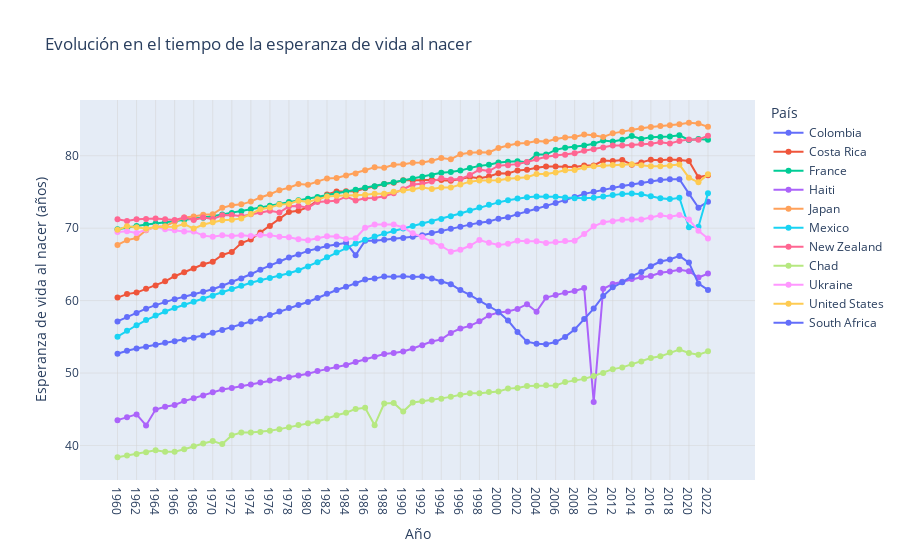

Write notebook code for a chart like this one.
### Code cell
# Creación del gráfico de líneas
fig = px.line(
    datos_largos,
    x='Year',
    y='Life Expectancy',
    color='Country Name',
    markers=True,
    title='Evolución en el tiempo de la esperanza de vida al nacer',    
    labels={
        'Year': 'Año',
        'Life Expectancy': 'Esperanza de vida al nacer (años)',
        'Country Name': 'País'
    },
    hover_data={
        'Country Name': True,      # para mostrar la columna NAME
        'Year': True,              # formato con dos decimales y separador de miles
        'Life Expectancy': ':.2f', # formato con dos decimales
    }    
)

# Atributos globales de la figura
fig.update_layout(
    legend_title_text='País',
    xaxis=dict(showgrid=True, gridwidth=0.5, gridcolor='lightgray'),
    yaxis=dict(showgrid=True, gridwidth=0.5, gridcolor='lightgray')    
)

# Despliegue del gráfico
fig.show()

### Figure 1 — Plotly figure (JSON) as saved in the notebook; plotly's stock layout.template omitted (floating-point values rounded to 4 significant figures)
{"data": [{"customdata": [["Colombia"], ["Colombia"], ["Colombia"], ["Colombia"], ["Colombia"], ["Colombia"], ["Colombia"], ["Colombia"], ["Colombia"], ["Colombia"], ["Colombia"], ["Colombia"], ["Colombia"], ["Colombia"], ["Colombia"], ["Colombia"], ["Colombia"], ["Colombia"], ["Colombia"], ["Colombia"], ["Colombia"], ["Colombia"], ["Colombia"], ["Colombia"], ["Colombia"], ["Colombia"], ["Colombia"], ["Colombia"], ["Colombia"], ["Colombia"], ["Colombia"], ["Colombia"], ["Colombia"], ["Colombia"], ["Colombia"], ["Colombia"], ["Colombia"], ["Colombia"], ["Colombia"], ["Colombia"], ["Colombia"], ["Colombia"], ["Colombia"], ["Colombia"], ["Colombia"], ["Colombia"], ["Colombia"], ["Colombia"], ["Colombia"], ["Colombia"], ["Colombia"], ["Colombia"], ["Colombia"], ["Colombia"], ["Colombia"], ["Colombia"], ["Colombia"], ["Colombia"], ["Colombia"], ["Colombia"], ["Colombia"], ["Colombia"], ["Colombia"], ["Colombia"]], "hovertemplate": "País=%{customdata[0]}<br>Año=%{x}<br>Esperanza de vida al nacer (años)=%{y:.2f}<extra></extra>", "legendgroup": "Colombia", "line": {"color": "#636efa", "dash": "solid"}, "marker": {"symbol": "circle"}, "mode": "lines+markers", "name": "Colombia", "orientation": "v", "showlegend": true, "type": "scatter", "x": ["1960", "1961", "1962", "1963", "1964", "1965", "1966", "1967", "1968", "1969", "1970", "1971", "1972", "1973", "1974", "1975", "1976", "1977", "1978", "1979", "1980", "1981", "1982", "1983", "1984", "1985", "1986", "1987", "1988", "1989", "1990", "1991", "1992", "1993", "1994", "1995", "1996", "1997", "1998", "1999", "2000", "2001", "2002", "2003", "2004", "2005", "2006", "2007", "2008", "2009", "2010", "2011", "2012", "2013", "2014", "2015", "2016", "2017", "2018", "2019", "2020", "2021", "2022", "2023"], "xaxis": "x", "y": [57.13, 57.73, 58.3, 58.89, 59.38, 59.81, 60.2, 60.53, 60.87, 61.22, 61.57, 62.05, 62.57, 63.06, 63.64, 64.27, 64.84, 65.42, 65.95, 66.38, 66.87, 67.2, 67.53, 67.75, 67.98, 66.28, 68.26, 68.27, 68.39, 68.53, 68.64, 68.81, 69.04, 69.34, 69.61, 69.93, 70.19, 70.49, 70.74, 70.93, 71.32, 71.5, 71.94, 72.36, 72.69, 73.08, 73.47, 73.84, 74.3, 74.74, 75.03, 75.32, 75.6, 75.83, 76.04, 76.26, 76.47, 76.65, 76.75, 76.75, 74.77, 72.83, 73.66, null], "yaxis": "y"}, {"customdata": [["Costa Rica"], ["Costa Rica"], ["Costa Rica"], ["Costa Rica"], ["Costa Rica"], ["Costa Rica"], ["Costa Rica"], ["Costa Rica"], ["Costa Rica"], ["Costa Rica"], ["Costa Rica"], ["Costa Rica"], ["Costa Rica"], ["Costa Rica"], ["Costa Rica"], ["Costa Rica"], ["Costa Rica"], ["Costa Rica"], ["Costa Rica"], ["Costa Rica"], ["Costa Rica"], ["Costa Rica"], ["Costa Rica"], ["Costa Rica"], ["Costa Rica"], ["Costa Rica"], ["Costa Rica"], ["Costa Rica"], ["Costa Rica"], ["Costa Rica"], ["Costa Rica"], ["Costa Rica"], ["Costa Rica"], ["Costa Rica"], ["Costa Rica"], ["Costa Rica"], ["Costa Rica"], ["Costa Rica"], ["Costa Rica"], ["Costa Rica"], ["Costa Rica"], ["Costa Rica"], ["Costa Rica"], ["Costa Rica"], ["Costa Rica"], ["Costa Rica"], ["Costa Rica"], ["Costa Rica"], ["Costa Rica"], ["Costa Rica"], ["Costa Rica"], ["Costa Rica"], ["Costa Rica"], ["Costa Rica"], ["Costa Rica"], ["Costa Rica"], ["Costa Rica"], ["Costa Rica"], ["Costa Rica"], ["Costa Rica"], ["Costa Rica"], ["Costa Rica"], ["Costa Rica"], ["Costa Rica"]], "hovertemplate": "País=%{customdata[0]}<br>Año=%{x}<br>Esperanza de vida al nacer (años)=%{y:.2f}<extra></extra>", "legendgroup": "Costa Rica", "line": {"color": "#EF553B", "dash": "solid"}, "marker": {"symbol": "circle"}, "mode": "lines+markers", "name": "Costa Rica", "orientation": "v", "showlegend": true, "type": "scatter", "x": ["1960", "1961", "1962", "1963", "1964", "1965", "1966", "1967", "1968", "1969", "1970", "1971", "1972", "1973", "1974", "1975", "1976", "1977", "1978", "1979", "1980", "1981", "1982", "1983", "1984", "1985", "1986", "1987", "1988", "1989", "1990", "1991", "1992", "1993", "1994", "1995", "1996", "1997", "1998", "1999", "2000", "2001", "2002", "2003", "2004", "2005", "2006", "2007", "2008", "2009", "2010", "2011", "2012", "2013", "2014", "2015", "2016", "2017", "2018", "2019", "2020", "2021", "2022", "2023"], "xaxis": "x", "y": [60.41, 60.9, 61.11, 61.62, 62.08, 62.66, 63.37, 63.92, 64.43, 65.02, 65.36, 66.3, 66.72, 67.95, 68.45, 69.4, 70.29, 71.29, 72.24, 72.42, 72.9, 73.8, 74.65, 75.08, 75.09, 75.11, 75.5, 75.74, 76.11, 76.26, 76.63, 76.59, 76.63, 76.7, 76.67, 76.55, 76.8, 77.07, 76.9, 77.14, 77.59, 77.55, 77.98, 78.07, 78.33, 78.5, 78.51, 78.46, 78.44, 78.67, 78.67, 79.35, 79.28, 79.4, 78.77, 79.09, 79.46, 79.38, 79.48, 79.43, 79.28, 77.02, 77.32, null], "yaxis": "y"}, {"customdata": [["France"], ["France"], ["France"], ["France"], ["France"], ["France"], ["France"], ["France"], ["France"], ["France"], ["France"], ["France"], ["France"], ["France"], ["France"], ["France"], ["France"], ["France"], ["France"], ["France"], ["France"], ["France"], ["France"], ["France"], ["France"], ["France"], ["France"], ["France"], ["France"], ["France"], ["France"], ["France"], ["France"], ["France"], ["France"], ["France"], ["France"], ["France"], ["France"], ["France"], ["France"], ["France"], ["France"], ["France"], ["France"], ["France"], ["France"], ["France"], ["France"], ["France"], ["France"], ["France"], ["France"], ["France"], ["France"], ["France"], ["France"], ["France"], ["France"], ["France"], ["France"], ["France"], ["France"], ["France"]], "hovertemplate": "País=%{customdata[0]}<br>Año=%{x}<br>Esperanza de vida al nacer (años)=%{y:.2f}<extra></extra>", "legendgroup": "France", "line": {"color": "#00cc96", "dash": "solid"}, "marker": {"symbol": "circle"}, "mode": "lines+markers", "name": "France", "orientation": "v", "showlegend": true, "type": "scatter", "x": ["1960", "1961", "1962", "1963", "1964", "1965", "1966", "1967", "1968", "1969", "1970", "1971", "1972", "1973", "1974", "1975", "1976", "1977", "1978", "1979", "1980", "1981", "1982", "1983", "1984", "1985", "1986", "1987", "1988", "1989", "1990", "1991", "1992", "1993", "1994", "1995", "1996", "1997", "1998", "1999", "2000", "2001", "2002", "2003", "2004", "2005", "2006", "2007", "2008", "2009", "2010", "2011", "2012", "2013", "2014", "2015", "2016", "2017", "2018", "2019", "2020", "2021", "2022", "2023"], "xaxis": "x", "y": [69.87, 70.12, 70.31, 70.51, 70.66, 70.81, 70.96, 71.16, 71.31, 71.46, 71.66, 71.91, 72.11, 72.36, 72.6, 72.85, 73.1, 73.35, 73.6, 73.85, 74.05, 74.3, 74.5, 74.8, 75, 75.3, 75.6, 75.8, 76.1, 76.35, 76.6, 76.85, 77.1, 77.3, 77.65, 77.75, 77.95, 78.3, 78.6, 78.76, 79.06, 79.16, 79.26, 79.11, 80.16, 80.16, 80.81, 81.11, 81.21, 81.41, 81.66, 82.11, 81.97, 82.22, 82.72, 82.32, 82.57, 82.58, 82.68, 82.83, 82.18, 82.32, 82.23, null], "yaxis": "y"}, {"customdata": [["Haiti"], ["Haiti"], ["Haiti"], ["Haiti"], ["Haiti"], ["Haiti"], ["Haiti"], ["Haiti"], ["Haiti"], ["Haiti"], ["Haiti"], ["Haiti"], ["Haiti"], ["Haiti"], ["Haiti"], ["Haiti"], ["Haiti"], ["Haiti"], ["Haiti"], ["Haiti"], ["Haiti"], ["Haiti"], ["Haiti"], ["Haiti"], ["Haiti"], ["Haiti"], ["Haiti"], ["Haiti"], ["Haiti"], ["Haiti"], ["Haiti"], ["Haiti"], ["Haiti"], ["Haiti"], ["Haiti"], ["Haiti"], ["Haiti"], ["Haiti"], ["Haiti"], ["Haiti"], ["Haiti"], ["Haiti"], ["Haiti"], ["Haiti"], ["Haiti"], ["Haiti"], ["Haiti"], ["Haiti"], ["Haiti"], ["Haiti"], ["Haiti"], ["Haiti"], ["Haiti"], ["Haiti"], ["Haiti"], ["Haiti"], ["Haiti"], ["Haiti"], ["Haiti"], ["Haiti"], ["Haiti"], ["Haiti"], ["Haiti"], ["Haiti"]], "hovertemplate": "País=%{customdata[0]}<br>Año=%{x}<br>Esperanza de vida al nacer (años)=%{y:.2f}<extra></extra>", "legendgroup": "Haiti", "line": {"color": "#ab63fa", "dash": "solid"}, "marker": {"symbol": "circle"}, "mode": "lines+markers", "name": "Haiti", "orientation": "v", "showlegend": true, "type": "scatter", "x": ["1960", "1961", "1962", "1963", "1964", "1965", "1966", "1967", "1968", "1969", "1970", "1971", "1972", "1973", "1974", "1975", "1976", "1977", "1978", "1979", "1980", "1981", "1982", "1983", "1984", "1985", "1986", "1987", "1988", "1989", "1990", "1991", "1992", "1993", "1994", "1995", "1996", "1997", "1998", "1999", "2000", "2001", "2002", "2003", "2004", "2005", "2006", "2007", "2008", "2009", "2010", "2011", "2012", "2013", "2014", "2015", "2016", "2017", "2018", "2019", "2020", "2021", "2022", "2023"], "xaxis": "x", "y": [43.5, 43.91, 44.29, 42.77, 44.97, 45.35, 45.59, 46.12, 46.51, 46.91, 47.34, 47.72, 47.95, 48.21, 48.42, 48.68, 48.96, 49.21, 49.43, 49.67, 49.9, 50.27, 50.55, 50.87, 51.12, 51.52, 51.88, 52.24, 52.63, 52.76, 52.98, 53.39, 53.84, 54.35, 54.65, 55.55, 56.15, 56.52, 57.13, 57.96, 58.37, 58.49, 58.85, 59.51, 58.48, 60.41, 60.76, 61.1, 61.33, 61.74, 46.02, 61.62, 62.29, 62.6, 62.99, 63.24, 63.39, 63.85, 64.02, 64.25, 64.05, 63.19, 63.73, null], "yaxis": "y"}, {"customdata": [["Japan"], ["Japan"], ["Japan"], ["Japan"], ["Japan"], ["Japan"], ["Japan"], ["Japan"], ["Japan"], ["Japan"], ["Japan"], ["Japan"], ["Japan"], ["Japan"], ["Japan"], ["Japan"], ["Japan"], ["Japan"], ["Japan"], ["Japan"], ["Japan"], ["Japan"], ["Japan"], ["Japan"], ["Japan"], ["Japan"], ["Japan"], ["Japan"], ["Japan"], ["Japan"], ["Japan"], ["Japan"], ["Japan"], ["Japan"], ["Japan"], ["Japan"], ["Japan"], ["Japan"], ["Japan"], ["Japan"], ["Japan"], ["Japan"], ["Japan"], ["Japan"], ["Japan"], ["Japan"], ["Japan"], ["Japan"], ["Japan"], ["Japan"], ["Japan"], ["Japan"], ["Japan"], ["Japan"], ["Japan"], ["Japan"], ["Japan"], ["Japan"], ["Japan"], ["Japan"], ["Japan"], ["Japan"], ["Japan"], ["Japan"]], "hovertemplate": "País=%{customdata[0]}<br>Año=%{x}<br>Esperanza de vida al nacer (años)=%{y:.2f}<extra></extra>", "legendgroup": "Japan", "line": {"color": "#FFA15A", "dash": "solid"}, "marker": {"symbol": "circle"}, "mode": "lines+markers", "name": "Japan", "orientation": "v", "showlegend": true, "type": "scatter", "x": ["1960", "1961", "1962", "1963", "1964", "1965", "1966", "1967", "1968", "1969", "1970", "1971", "1972", "1973", "1974", "1975", "1976", "1977", "1978", "1979", "1980", "1981", "1982", "1983", "1984", "1985", "1986", "1987", "1988", "1989", "1990", "1991", "1992", "1993", "1994", "1995", "1996", "1997", "1998", "1999", "2000", "2001", "2002", "2003", "2004", "2005", "2006", "2007", "2008", "2009", "2010", "2011", "2012", "2013", "2014", "2015", "2016", "2017", "2018", "2019", "2020", "2021", "2022", "2023"], "xaxis": "x", "y": [67.7, 68.35, 68.63, 69.71, 70.21, 70.27, 70.92, 71.47, 71.61, 71.86, 71.92, 72.81, 73.15, 73.3, 73.67, 74.25, 74.69, 75.26, 75.58, 76.11, 75.99, 76.39, 76.87, 76.92, 77.29, 77.56, 78.01, 78.43, 78.35, 78.77, 78.84, 79.04, 79.08, 79.3, 79.7, 79.54, 80.22, 80.42, 80.5, 80.46, 81.08, 81.42, 81.69, 81.76, 82.03, 81.96, 82.32, 82.51, 82.59, 82.93, 82.84, 82.59, 83.1, 83.33, 83.59, 83.79, 83.98, 84.1, 84.21, 84.36, 84.56, 84.45, 84.0, null], "yaxis": "y"}, {"customdata": [["Mexico"], ["Mexico"], ["Mexico"], ["Mexico"], ["Mexico"], ["Mexico"], ["Mexico"], ["Mexico"], ["Mexico"], ["Mexico"], ["Mexico"], ["Mexico"], ["Mexico"], ["Mexico"], ["Mexico"], ["Mexico"], ["Mexico"], ["Mexico"], ["Mexico"], ["Mexico"], ["Mexico"], ["Mexico"], ["Mexico"], ["Mexico"], ["Mexico"], ["Mexico"], ["Mexico"], ["Mexico"], ["Mexico"], ["Mexico"], ["Mexico"], ["Mexico"], ["Mexico"], ["Mexico"], ["Mexico"], ["Mexico"], ["Mexico"], ["Mexico"], ["Mexico"], ["Mexico"], ["Mexico"], ["Mexico"], ["Mexico"], ["Mexico"], ["Mexico"], ["Mexico"], ["Mexico"], ["Mexico"], ["Mexico"], ["Mexico"], ["Mexico"], ["Mexico"], ["Mexico"], ["Mexico"], ["Mexico"], ["Mexico"], ["Mexico"], ["Mexico"], ["Mexico"], ["Mexico"], ["Mexico"], ["Mexico"], ["Mexico"], ["Mexico"]], "hovertemplate": "País=%{customdata[0]}<br>Año=%{x}<br>Esperanza de vida al nacer (años)=%{y:.2f}<extra></extra>", "legendgroup": "Mexico", "line": {"color": "#19d3f3", "dash": "solid"}, "marker": {"symbol": "circle"}, "mode": "lines+markers", "name": "Mexico", "orientation": "v", "showlegend": true, "type": "scatter", "x": ["1960", "1961", "1962", "1963", "1964", "1965", "1966", "1967", "1968", "1969", "1970", "1971", "1972", "1973", "1974", "1975", "1976", "1977", "1978", "1979", "1980", "1981", "1982", "1983", "1984", "1985", "1986", "1987", "1988", "1989", "1990", "1991", "1992", "1993", "1994", "1995", "1996", "1997", "1998", "1999", "2000", "2001", "2002", "2003", "2004", "2005", "2006", "2007", "2008", "2009", "2010", "2011", "2012", "2013", "2014", "2015", "2016", "2017", "2018", "2019", "2020", "2021", "2022", "2023"], "xaxis": "x", "y": [55.02, 55.83, 56.6, 57.31, 57.95, 58.5, 58.98, 59.42, 59.84, 60.25, 60.69, 61.16, 61.61, 62.05, 62.46, 62.81, 63.12, 63.43, 63.78, 64.19, 64.7, 65.31, 65.97, 66.64, 67.29, 67.87, 68.39, 68.84, 69.25, 69.62, 69.97, 70.3, 70.62, 70.94, 71.28, 71.65, 72.04, 72.44, 72.84, 73.22, 73.57, 73.87, 74.11, 74.27, 74.37, 74.38, 74.33, 74.24, 74.15, 74.12, 74.19, 74.36, 74.57, 74.74, 74.8, 74.68, 74.41, 74.14, 74.02, 74.2, 70.13, 70.21, 74.83, null], "yaxis": "y"}, {"customdata": [["New Zealand"], ["New Zealand"], ["New Zealand"], ["New Zealand"], ["New Zealand"], ["New Zealand"], ["New Zealand"], ["New Zealand"], ["New Zealand"], ["New Zealand"], ["New Zealand"], ["New Zealand"], ["New Zealand"], ["New Zealand"], ["New Zealand"], ["New Zealand"], ["New Zealand"], ["New Zealand"], ["New Zealand"], ["New Zealand"], ["New Zealand"], ["New Zealand"], ["New Zealand"], ["New Zealand"], ["New Zealand"], ["New Zealand"], ["New Zealand"], ["New Zealand"], ["New Zealand"], ["New Zealand"], ["New Zealand"], ["New Zealand"], ["New Zealand"], ["New Zealand"], ["New Zealand"], ["New Zealand"], ["New Zealand"], ["New Zealand"], ["New Zealand"], ["New Zealand"], ["New Zealand"], ["New Zealand"], ["New Zealand"], ["New Zealand"], ["New Zealand"], ["New Zealand"], ["New Zealand"], ["New Zealand"], ["New Zealand"], ["New Zealand"], ["New Zealand"], ["New Zealand"], ["New Zealand"], ["New Zealand"], ["New Zealand"], ["New Zealand"], ["New Zealand"], ["New Zealand"], ["New Zealand"], ["New Zealand"], ["New Zealand"], ["New Zealand"], ["New Zealand"], ["New Zealand"]], "hovertemplate": "País=%{customdata[0]}<br>Año=%{x}<br>Esperanza de vida al nacer (años)=%{y:.2f}<extra></extra>", "legendgroup": "New Zealand", "line": {"color": "#FF6692", "dash": "solid"}, "marker": {"symbol": "circle"}, "mode": "lines+markers", "name": "New Zealand", "orientation": "v", "showlegend": true, "type": "scatter", "x": ["1960", "1961", "1962", "1963", "1964", "1965", "1966", "1967", "1968", "1969", "1970", "1971", "1972", "1973", "1974", "1975", "1976", "1977", "1978", "1979", "1980", "1981", "1982", "1983", "1984", "1985", "1986", "1987", "1988", "1989", "1990", "1991", "1992", "1993", "1994", "1995", "1996", "1997", "1998", "1999", "2000", "2001", "2002", "2003", "2004", "2005", "2006", "2007", "2008", "2009", "2010", "2011", "2012", "2013", "2014", "2015", "2016", "2017", "2018", "2019", "2020", "2021", "2022", "2023"], "xaxis": "x", "y": [71.24, 70.99, 71.23, 71.28, 71.33, 71.23, 71.12, 71.47, 71.12, 71.47, 71.27, 71.77, 71.83, 71.67, 71.92, 72.22, 72.42, 72.17, 73.02, 73.07, 72.83, 73.62, 73.72, 73.78, 74.37, 73.83, 74.12, 74.18, 74.42, 74.82, 75.38, 76.03, 76.12, 76.43, 76.88, 76.73, 76.79, 77.33, 78.09, 77.89, 78.64, 78.69, 78.85, 79.15, 79.55, 79.85, 80.05, 80.15, 80.35, 80.7, 80.9, 81.16, 81.41, 81.4, 81.46, 81.61, 81.66, 81.86, 81.71, 82.06, 82.26, 82.21, 82.76, null], "yaxis": "y"}, {"customdata": [["Chad"], ["Chad"], ["Chad"], ["Chad"], ["Chad"], ["Chad"], ["Chad"], ["Chad"], ["Chad"], ["Chad"], ["Chad"], ["Chad"], ["Chad"], ["Chad"], ["Chad"], ["Chad"], ["Chad"], ["Chad"], ["Chad"], ["Chad"], ["Chad"], ["Chad"], ["Chad"], ["Chad"], ["Chad"], ["Chad"], ["Chad"], ["Chad"], ["Chad"], ["Chad"], ["Chad"], ["Chad"], ["Chad"], ["Chad"], ["Chad"], ["Chad"], ["Chad"], ["Chad"], ["Chad"], ["Chad"], ["Chad"], ["Chad"], ["Chad"], ["Chad"], ["Chad"], ["Chad"], ["Chad"], ["Chad"], ["Chad"], ["Chad"], ["Chad"], ["Chad"], ["Chad"], ["Chad"], ["Chad"], ["Chad"], ["Chad"], ["Chad"], ["Chad"], ["Chad"], ["Chad"], ["Chad"], ["Chad"], ["Chad"]], "hovertemplate": "País=%{customdata[0]}<br>Año=%{x}<br>Esperanza de vida al nacer (años)=%{y:.2f}<extra></extra>", "legendgroup": "Chad", "line": {"color": "#B6E880", "dash": "solid"}, "marker": {"symbol": "circle"}, "mode": "lines+markers", "name": "Chad", "orientation": "v", "showlegend": true, "type": "scatter", "x": ["1960", "1961", "1962", "1963", "1964", "1965", "1966", "1967", "1968", "1969", "1970", "1971", "1972", "1973", "1974", "1975", "1976", "1977", "1978", "1979", "1980", "1981", "1982", "1983", "1984", "1985", "1986", "1987", "1988", "1989", "1990", "1991", "1992", "1993", "1994", "1995", "1996", "1997", "1998", "1999", "2000", "2001", "2002", "2003", "2004", "2005", "2006", "2007", "2008", "2009", "2010", "2011", "2012", "2013", "2014", "2015", "2016", "2017", "2018", "2019", "2020", "2021", "2022", "2023"], "xaxis": "x", "y": [38.37, 38.63, 38.84, 39.07, 39.33, 39.12, 39.15, 39.48, 39.9, 40.27, 40.6, 40.19, 41.4, 41.78, 41.78, 41.87, 42.04, 42.26, 42.5, 42.81, 43.06, 43.31, 43.73, 44.18, 44.52, 45.05, 45.21, 42.8, 45.78, 45.88, 44.69, 45.94, 46.1, 46.32, 46.45, 46.71, 47.01, 47.22, 47.22, 47.37, 47.44, 47.85, 47.95, 48.21, 48.23, 48.31, 48.29, 48.75, 49.02, 49.2, 49.58, 50.01, 50.54, 50.78, 51.2, 51.59, 52.08, 52.31, 52.83, 53.26, 52.78, 52.52, 53.0, null], "yaxis": "y"}, {"customdata": [["Ukraine"], ["Ukraine"], ["Ukraine"], ["Ukraine"], ["Ukraine"], ["Ukraine"], ["Ukraine"], ["Ukraine"], ["Ukraine"], ["Ukraine"], ["Ukraine"], ["Ukraine"], ["Ukraine"], ["Ukraine"], ["Ukraine"], ["Ukraine"], ["Ukraine"], ["Ukraine"], ["Ukraine"], ["Ukraine"], ["Ukraine"], ["Ukraine"], ["Ukraine"], ["Ukraine"], ["Ukraine"], ["Ukraine"], ["Ukraine"], ["Ukraine"], ["Ukraine"], ["Ukraine"], ["Ukraine"], ["Ukraine"], ["Ukraine"], ["Ukraine"], ["Ukraine"], ["Ukraine"], ["Ukraine"], ["Ukraine"], ["Ukraine"], ["Ukraine"], ["Ukraine"], ["Ukraine"], ["Ukraine"], ["Ukraine"], ["Ukraine"], ["Ukraine"], ["Ukraine"], ["Ukraine"], ["Ukraine"], ["Ukraine"], ["Ukraine"], ["Ukraine"], ["Ukraine"], ["Ukraine"], ["Ukraine"], ["Ukraine"], ["Ukraine"], ["Ukraine"], ["Ukraine"], ["Ukraine"], ["Ukraine"], ["Ukraine"], ["Ukraine"], ["Ukraine"]], "hovertemplate": "País=%{customdata[0]}<br>Año=%{x}<br>Esperanza de vida al nacer (años)=%{y:.2f}<extra></extra>", "legendgroup": "Ukraine", "line": {"color": "#FF97FF", "dash": "solid"}, "marker": {"symbol": "circle"}, "mode": "lines+markers", "name": "Ukraine", "orientation": "v", "showlegend": true, "type": "scatter", "x": ["1960", "1961", "1962", "1963", "1964", "1965", "1966", "1967", "1968", "1969", "1970", "1971", "1972", "1973", "1974", "1975", "1976", "1977", "1978", "1979", "1980", "1981", "1982", "1983", "1984", "1985", "1986", "1987", "1988", "1989", "1990", "1991", "1992", "1993", "1994", "1995", "1996", "1997", "1998", "1999", "2000", "2001", "2002", "2003", "2004", "2005", "2006", "2007", "2008", "2009", "2010", "2011", "2012", "2013", "2014", "2015", "2016", "2017", "2018", "2019", "2020", "2021", "2022", "2023"], "xaxis": "x", "y": [69.49, 69.57, 69.33, 69.79, 70.21, 69.87, 69.73, 69.56, 69.55, 68.98, 68.81, 69.04, 68.92, 69.04, 68.93, 69.05, 69.04, 68.82, 68.76, 68.47, 68.33, 68.6, 68.88, 68.85, 68.51, 68.61, 70.07, 70.5, 70.5, 70.52, 70.1, 69.3, 68.77, 68.13, 67.54, 66.74, 67.02, 67.58, 68.37, 67.98, 67.68, 67.84, 68.28, 68.21, 68.19, 67.96, 68.08, 68.22, 68.25, 69.19, 70.27, 70.81, 70.94, 71.16, 71.19, 71.19, 71.48, 71.78, 71.58, 71.83, 71.19, 69.65, 68.59, null], "yaxis": "y"}, {"customdata": [["United States"], ["United States"], ["United States"], ["United States"], ["United States"], ["United States"], ["United States"], ["United States"], ["United States"], ["United States"], ["United States"], ["United States"], ["United States"], ["United States"], ["United States"], ["United States"], ["United States"], ["United States"], ["United States"], ["United States"], ["United States"], ["United States"], ["United States"], ["United States"], ["United States"], ["United States"], ["United States"], ["United States"], ["United States"], ["United States"], ["United States"], ["United States"], ["United States"], ["United States"], ["United States"], ["United States"], ["United States"], ["United States"], ["United States"], ["United States"], ["United States"], ["United States"], ["United States"], ["United States"], ["United States"], ["United States"], ["United States"], ["United States"], ["United States"], ["United States"], ["United States"], ["United States"], ["United States"], ["United States"], ["United States"], ["United States"], ["United States"], ["United States"], ["United States"], ["United States"], ["United States"], ["United States"], ["United States"], ["United States"]], "hovertemplate": "País=%{customdata[0]}<br>Año=%{x}<br>Esperanza de vida al nacer (años)=%{y:.2f}<extra></extra>", "legendgroup": "United States", "line": {"color": "#FECB52", "dash": "solid"}, "marker": {"symbol": "circle"}, "mode": "lines+markers", "name": "United States", "orientation": "v", "showlegend": true, "type": "scatter", "x": ["1960", "1961", "1962", "1963", "1964", "1965", "1966", "1967", "1968", "1969", "1970", "1971", "1972", "1973", "1974", "1975", "1976", "1977", "1978", "1979", "1980", "1981", "1982", "1983", "1984", "1985", "1986", "1987", "1988", "1989", "1990", "1991", "1992", "1993", "1994", "1995", "1996", "1997", "1998", "1999", "2000", "2001", "2002", "2003", "2004", "2005", "2006", "2007", "2008", "2009", "2010", "2011", "2012", "2013", "2014", "2015", "2016", "2017", "2018", "2019", "2020", "2021", "2022", "2023"], "xaxis": "x", "y": [69.77, 70.27, 70.12, 69.92, 70.17, 70.21, 70.21, 70.56, 69.95, 70.51, 70.81, 71.11, 71.16, 71.36, 71.96, 72.6, 72.86, 73.26, 73.36, 73.8, 73.61, 74.01, 74.36, 74.46, 74.56, 74.56, 74.61, 74.77, 74.77, 75.02, 75.21, 75.37, 75.62, 75.42, 75.62, 75.62, 76.03, 76.43, 76.58, 76.58, 76.64, 76.84, 76.94, 77.04, 77.49, 77.49, 77.69, 77.99, 78.04, 78.39, 78.54, 78.64, 78.74, 78.74, 78.84, 78.69, 78.54, 78.54, 78.64, 78.79, 76.98, 76.33, 77.43, null], "yaxis": "y"}, {"customdata": [["South Africa"], ["South Africa"], ["South Africa"], ["South Africa"], ["South Africa"], ["South Africa"], ["South Africa"], ["South Africa"], ["South Africa"], ["South Africa"], ["South Africa"], ["South Africa"], ["South Africa"], ["South Africa"], ["South Africa"], ["South Africa"], ["South Africa"], ["South Africa"], ["South Africa"], ["South Africa"], ["South Africa"], ["South Africa"], ["South Africa"], ["South Africa"], ["South Africa"], ["South Africa"], ["South Africa"], ["South Africa"], ["South Africa"], ["South Africa"], ["South Africa"], ["South Africa"], ["South Africa"], ["South Africa"], ["South Africa"], ["South Africa"], ["South Africa"], ["South Africa"], ["South Africa"], ["South Africa"], ["South Africa"], ["South Africa"], ["South Africa"], ["South Africa"], ["South Africa"], ["South Africa"], ["South Africa"], ["South Africa"], ["South Africa"], ["South Africa"], ["South Africa"], ["South Africa"], ["South Africa"], ["South Africa"], ["South Africa"], ["South Africa"], ["South Africa"], ["South Africa"], ["South Africa"], ["South Africa"], ["South Africa"], ["South Africa"], ["South Africa"], ["South Africa"]], "hovertemplate": "País=%{customdata[0]}<br>Año=%{x}<br>Esperanza de vida al nacer (años)=%{y:.2f}<extra></extra>", "legendgroup": "South Africa", "line": {"color": "#636efa", "dash": "solid"}, "marker": {"symbol": "circle"}, "mode": "lines+markers", "name": "South Africa", "orientation": "v", "showlegend": true, "type": "scatter", "x": ["1960", "1961", "1962", "1963", "1964", "1965", "1966", "1967", "1968", "1969", "1970", "1971", "1972", "1973", "1974", "1975", "1976", "1977", "1978", "1979", "1980", "1981", "1982", "1983", "1984", "1985", "1986", "1987", "1988", "1989", "1990", "1991", "1992", "1993", "1994", "1995", "1996", "1997", "1998", "1999", "2000", "2001", "2002", "2003", "2004", "2005", "2006", "2007", "2008", "2009", "2010", "2011", "2012", "2013", "2014", "2015", "2016", "2017", "2018", "2019", "2020", "2021", "2022", "2023"], "xaxis": "x", "y": [52.67, 53.09, 53.38, 53.63, 53.91, 54.19, 54.39, 54.63, 54.88, 55.19, 55.58, 55.95, 56.27, 56.72, 57.12, 57.51, 58.01, 58.49, 58.98, 59.4, 59.81, 60.36, 60.93, 61.47, 61.91, 62.38, 62.91, 63.04, 63.34, 63.31, 63.38, 63.27, 63.34, 63.05, 62.61, 62.26, 61.46, 60.8, 60.0, 59.24, 58.47, 57.26, 55.67, 54.33, 54.04, 53.98, 54.28, 54.99, 56.02, 57.45, 58.9, 60.65, 61.85, 62.53, 63.38, 63.95, 64.75, 65.4, 65.67, 66.17, 65.25, 62.34, 61.48, null], "yaxis": "y"}], "layout": {"legend": {"title": {"text": "País"}, "tracegroupgap": 0}, "title": {"text": "Evolución en el tiempo de la esperanza de vida al nacer"}, "xaxis": {"anchor": "y", "domain": [0, 1], "gridcolor": "lightgray", "gridwidth": 0.5, "showgrid": true, "title": {"text": "Año"}}, "yaxis": {"anchor": "x", "domain": [0, 1], "gridcolor": "lightgray", "gridwidth": 0.5, "showgrid": true, "title": {"text": "Esperanza de vida al nacer (años)"}}}}
